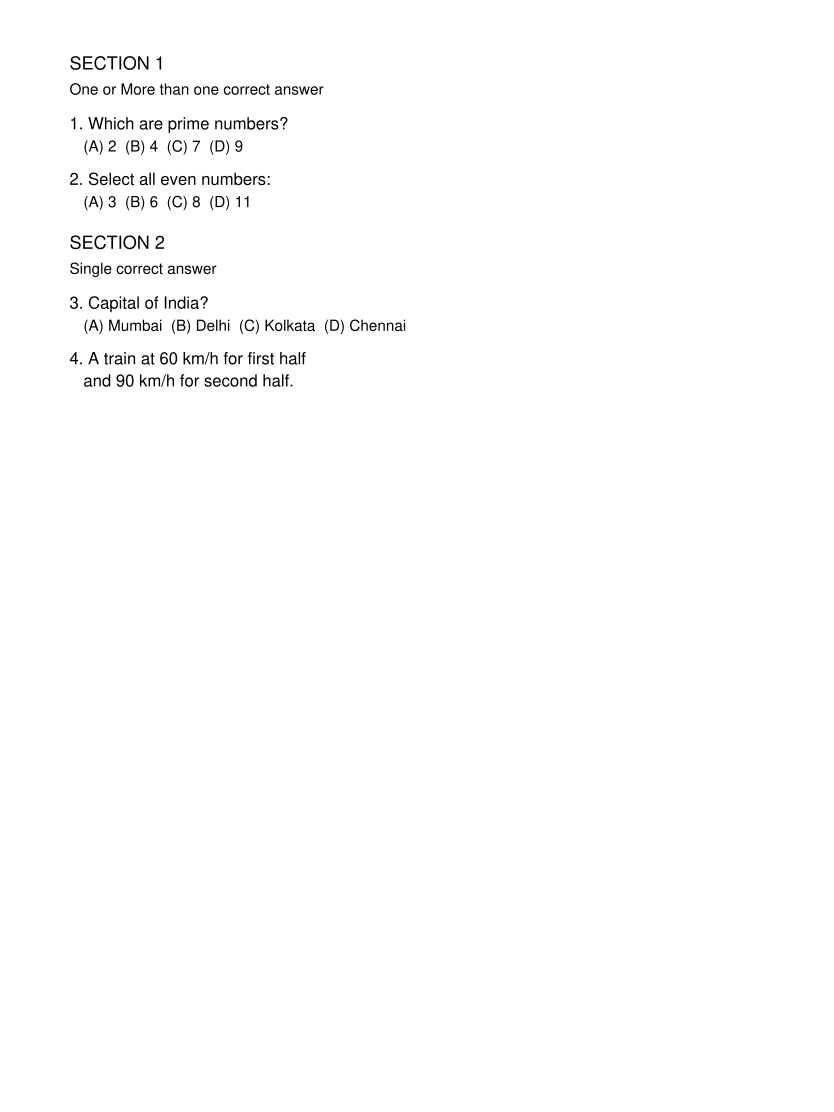

The script that saved this image:
import sys, os, fitz
sys.path.insert(0, os.path.abspath("backend"))
from extractor import extract_lines
from segmenter import build_questions
from renderer import render_questions

# ── Build test PDF ─────────────────────────────────────────────────
doc = fitz.open()
p1 = doc.new_page(width=600, height=800)
y = 50

# Section 1 — multiple correct
p1.insert_text((50, y), "SECTION 1", fontsize=13); y += 18
p1.insert_text((50, y), "One or More than one correct answer", fontsize=11); y += 25
p1.insert_text((50, y), "1. Which are prime numbers?", fontsize=12); y += 16
p1.insert_text((60, y), "(A) 2  (B) 4  (C) 7  (D) 9", fontsize=11); y += 24
p1.insert_text((50, y), "2. Select all even numbers:", fontsize=12); y += 16
p1.insert_text((60, y), "(A) 3  (B) 6  (C) 8  (D) 11", fontsize=11); y += 30

# Section 2 — single correct
p1.insert_text((50, y), "SECTION 2", fontsize=13); y += 18
p1.insert_text((50, y), "Single correct answer", fontsize=11); y += 25
p1.insert_text((50, y), "3. Capital of India?", fontsize=12); y += 16
p1.insert_text((60, y), "(A) Mumbai  (B) Delhi  (C) Kolkata  (D) Chennai", fontsize=11); y += 24

# Q4 continues to page 2
p1.insert_text((50, y), "4. A train at 60 km/h for first half", fontsize=12); y += 16
p1.insert_text((60, y), "and 90 km/h for second half.", fontsize=12)

p2 = doc.new_page(width=600, height=800)
y2 = 50
p2.insert_text((60, y2), "(A) 72  (B) 75  (C) 70  (D) 80", fontsize=11); y2 += 35

# Section 3 — integer
p2.insert_text((50, y2), "SECTION 3", fontsize=13); y2 += 18
p2.insert_text((50, y2), "Single Digit Integer type", fontsize=11); y2 += 25
p2.insert_text((50, y2), "5. How many primes below 10?", fontsize=12); y2 += 35

# Section 4 — numerical
p2.insert_text((50, y2), "SECTION 4", fontsize=13); y2 += 18
p2.insert_text((50, y2), "Numerical / Decimal value", fontsize=11); y2 += 25
p2.insert_text((50, y2), "6. Value of pi to 2 decimal places?", fontsize=12)

doc.save("test_sm.pdf")

# ── Run pipeline ───────────────────────────────────────────────────
doc_r = fitz.open("test_sm.pdf")
lines = extract_lines(doc_r)
questions = build_questions(lines)
rendered = render_questions(doc_r, questions)

# ── Validate ───────────────────────────────────────────────────────
EXPECTED = [
    ("q1", "multiple_correct_mcq", 1),
    ("q2", "multiple_correct_mcq", 1),
    ("q3", "single_correct_mcq",   1),
    ("q4", "single_correct_mcq",   2),  # 2 images — multi-page
    ("q5", "integer_type",         1),
    ("q6", "numerical_type",       1),
]

print(f"{'ID':<6} {'Expected type':<25} {'Got type':<25} {'Images':>6}  {'Result'}")
print("-" * 78)
all_pass = True

# Filter only question nodes from the rendered output
rendered_questions = [n for n in rendered if n["type"] == "question"]

for (exp_id, exp_type, exp_imgs), q in zip(EXPECTED, rendered_questions):
    got_type = q["section"]["answer_type"]
    got_imgs = len(q["images"])
    ok = (got_type == exp_type) and (got_imgs == exp_imgs)
    if not ok:
        all_pass = False
    print(f"{q['id']:<6} {exp_type:<25} {got_type:<25} {got_imgs:>6}  {'PASS' if ok else 'FAIL'}")


print()
print("ALL PASS" if all_pass else "FAILURES DETECTED")
